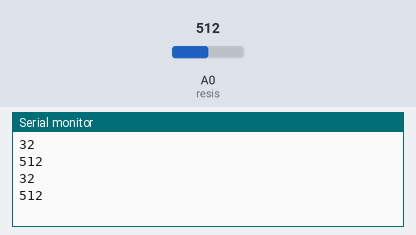
This sketch was run on a simulated Arduino Uno, built with avr-gcc and run on an emulated ATmega328P. On the bench: the last lines printed to the serial monitor. The inputs (shaded band) are chosen by the test bench; at power-on: A0 (resis) = 512.

Above: at 1.8 s.
1.9 s: A0 (resis) set to 716
At 2.6 s:
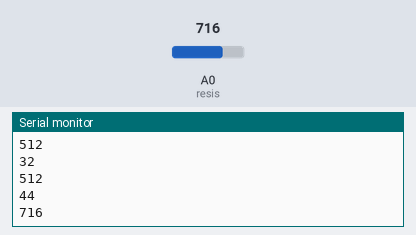
3.4 s: A0 (resis) set to 900
At 4.8 s:
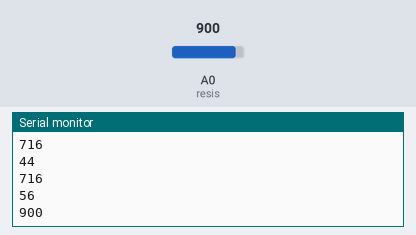
Timing chart, 0 to 6.4 s (numbered marks = the images above; inputs shaded):
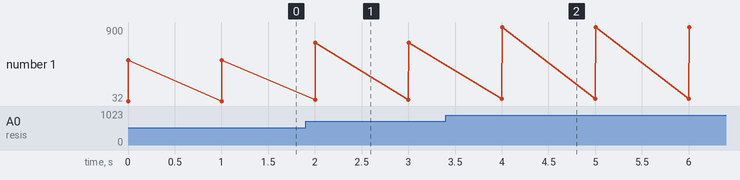

The sketch:

Volume.ino
```cpp
int resis = A0;
int Value;
int Volume;
void setup() {
  Serial.begin(9600);
  pinMode(resis, INPUT);
}
void loop() {
  Value = analogRead(resis);
  Volume = (64. / 1023.) * Value;
  Serial.println(Volume);
  Serial.println(Value);
  delay(1000);
}
```

Measured:
- after the input at 1.9 s, the serial monitor: prints a new line after 0.10 s (image 1)
- after the input at 3.4 s, the serial monitor: prints a new line after 0.60 s (image 2)
- plotted number 1: 512 → 716 after the input at 1.9 s, 716 → 900 after the input at 3.4 s
